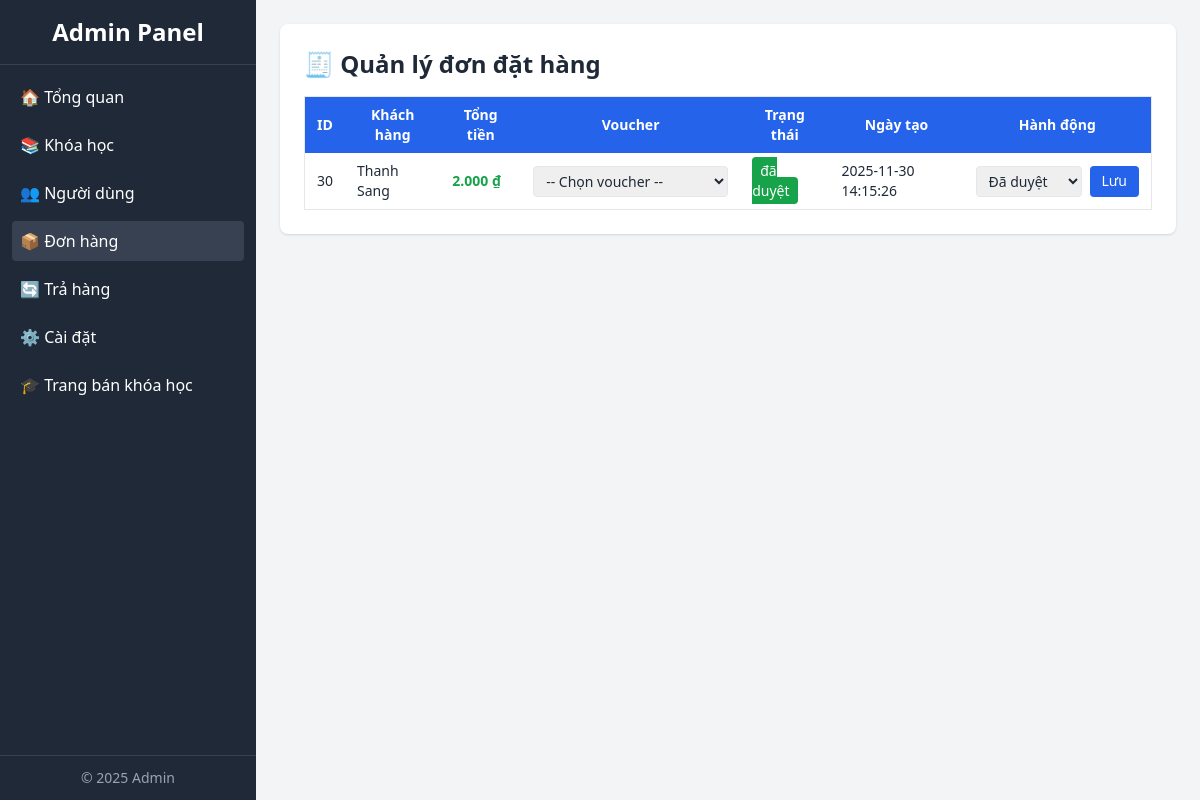
The page /page/admin/index.php?page=orders on the database as committed earlier.
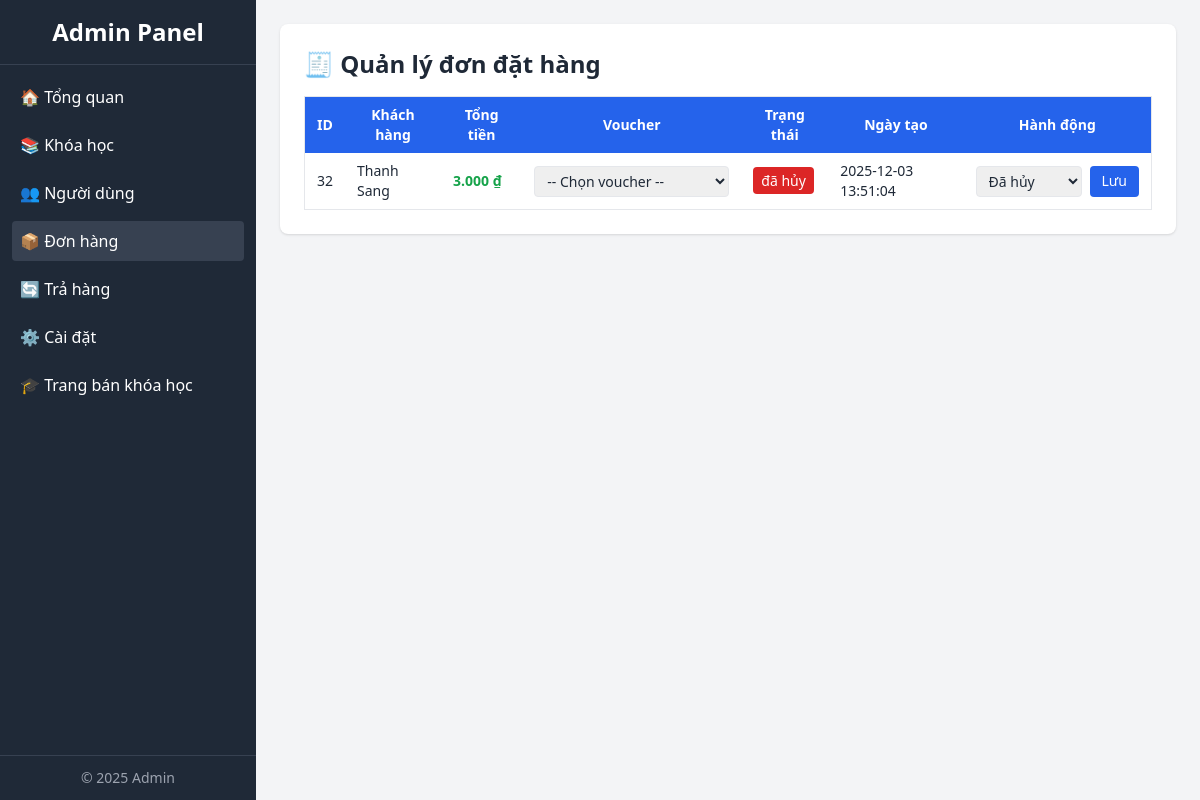
The same page on the database as committed later.
### tables this page shows
CREATE TABLE `orders` (
  `id` int(11) NOT NULL,
  `user_id` int(11) NOT NULL,
  `fullname` varchar(150) NOT NULL,
  `email` varchar(255) NOT NULL,
  `phone` varchar(20) NOT NULL,
  `address` varchar(255) NOT NULL,
  `tong_tien` decimal(10,2) NOT NULL,
  `trang_thai` enum('chờ duyệt','đã duyệt','đã hủy') DEFAULT 'chờ duyệt',
  `ngay_tao` datetime DEFAULT current_timestamp()
);

CREATE TABLE `users` (
  `id` int(11) NOT NULL,
  `username` varchar(100) NOT NULL,
  `fullname` varchar(150) DEFAULT NULL,
  `email` varchar(255) NOT NULL,
  `phone` varchar(20) DEFAULT NULL,
  `address` varchar(255) DEFAULT NULL,
  `password` varchar(255) NOT NULL,
  `role` enum('admin','user') NOT NULL DEFAULT 'user',
  `avatar` varchar(255) DEFAULT 'uploads/avatars/default.png',
  `created_at` datetime DEFAULT current_timestamp(),
  `updated_at` datetime DEFAULT current_timestamp() ON UPDATE current_timestamp()
);

### page/admin/index.php (called while the page is built)
<?php
include 'layout.php';

### controllers/OrderController.php (called while the page is built, shortened)
<?php
require_once __DIR__ . '/../models/Order.php';
class OrderController {
  public $model;
  public function __construct($conn) {
    $this->model = new Order($conn);
  }
  public function index() {
    return $this->model->getAll();
  }
}
?>

### models/Order.php (called while the page is built, shortened)
<?php
class Order {
  private $conn;
  public function __construct($conn) {
    $this->conn = $conn;
  }
  public function getAll() {
    $sql = "SELECT o.*, u.username
            FROM orders o
            JOIN users u ON u.id = o.user_id
            ORDER BY o.ngay_tao DESC";
    return $this->conn->query($sql);
  }
}
?>

### page/admin/pages/orders.php (the view, shortened to what this page needs)
<?php
require_once __DIR__ . '/../../../db.php';
require_once __DIR__ . '/../../../controllers/OrderController.php';
$db = new Database();
$conn = $db->connect();
$controller = new OrderController($conn);
$orders = $controller->index();
?>
<div class="bg-white shadow rounded-lg p-6">
  <h1 class="text-2xl font-bold mb-4">🧾 Quản lý đơn đặt hàng</h1>
  <div class="overflow-x-auto">
    <table class="w-full border text-sm">
      <thead class="bg-blue-600 text-white">
        <tr>
          <th class="px-3 py-2">ID</th>
          <th class="px-3 py-2">Khách hàng</th>
          <th class="px-3 py-2">Tổng tiền</th>
          <th class="px-3 py-2">Voucher</th>
          <th class="px-3 py-2">Trạng thái</th>
          <th class="px-3 py-2">Ngày tạo</th>
          <th class="px-3 py-2">Hành động</th>
        </tr>
      </thead>
      <tbody>
        <?php while ($order = $orders->fetch_assoc()): ?>
        <tr class="border-b hover:bg-gray-50">
          <td class="px-3 py-2"><?= $order['id'] ?></td>
          <td class="px-3 py-2"><?= htmlspecialchars($order['username']) ?></td>
          <td class="px-3 py-2 text-green-600 font-semibold"><?= number_format($order['tong_tien'], 0, ',', '.') ?> ₫</td>
          <td class="px-3 py-2">
            <form method="POST" class="inline-block">
              <select name="voucher_id" class="border rounded px-2 py-1 text-sm" onchange="this.form.submit()">
                <option value="">-- Chọn voucher --</option>
              </select>
            </form>
          </td>
          <td class="px-3 py-2">
            <span class="
              px-2 py-1 rounded text-white
              <?= $order['trang_thai'] === 'đã duyệt' ? 'bg-green-600' : ($order['trang_thai'] === 'đã hủy' ? 'bg-red-600' : 'bg-yellow-500') ?>
            ">
              <?= $order['trang_thai'] ?>
            </span>
          </td>
          <td class="px-3 py-2"><?= $order['ngay_tao'] ?></td>
          <td class="px-3 py-2">
            <form method="POST" class="flex gap-2">
              <select name="status" class="border rounded px-2 py-1 text-sm">
                <option value="đã duyệt" <?= $order['trang_thai'] === 'đã duyệt' ? 'selected' : '' ?>>Đã duyệt</option>
                <option value="đã hủy" <?= $order['trang_thai'] === 'đã hủy' ? 'selected' : '' ?>>Đã hủy</option>
              </select>
              <button name="update" class="bg-blue-600 hover:bg-blue-700 text-white px-3 py-1 rounded text-sm">Lưu</button>
            </form>
          </td>
        </tr>
        <?php endwhile; ?>
      </tbody>
    </table>
  </div>
</div>

### page/admin/layout.php (shortened to what this page needs)
<?php
$page = $_GET['page'] ?? 'dashboard';
?>
<!DOCTYPE html>
<html lang="vi">
<head>
  <script src="https://cdn.tailwindcss.com"></script>
</head>
<body class="bg-gray-100 text-gray-800">
  <div class="flex h-screen">
    <aside class="w-64 bg-gray-800 text-white flex flex-col">
      <div class="p-4 text-2xl font-bold text-center border-b border-gray-700">Admin Panel</div>
      <nav class="flex-1 p-3 space-y-2">
        <a href="?page=dashboard" class="block p-2 rounded hover:bg-gray-700 <?= $page=='dashboard'?'bg-gray-700':'' ?>">🏠 Tổng quan</a>
        <a href="?page=courses" class="block p-2 rounded hover:bg-gray-700 <?= $page=='courses'?'bg-gray-700':'' ?>">📚 Khóa học</a>
        <a href="?page=users" class="block p-2 rounded hover:bg-gray-700 <?= $page=='users'?'bg-gray-700':'' ?>">👥 Người dùng</a>
        <a href="?page=orders" class="block p-2 rounded hover:bg-gray-700 <?= $page=='orders'?'bg-gray-700':'' ?>">📦 Đơn hàng</a>
        <a href="?page=refunds" class="block p-2 rounded hover:bg-gray-700 <?= $page=='refunds'?'bg-gray-700':'' ?>">🔄 Trả hàng</a>
        <a href="?page=settings" class="block p-2 rounded hover:bg-gray-700 <?= $page=='settings'?'bg-gray-700':'' ?>">⚙️ Cài đặt</a>
       <a href="../../index.php" class="block p-2 rounded hover:bg-gray-700 <?= $page=='settings'?'bg-gray-700':'' ?>">🎓 Trang bán khóa học</a>
      </nav>
      <div class="p-3 border-t border-gray-700 text-center text-sm text-gray-400">© 2025 Admin</div>
    </aside>
    <main class="flex-1 overflow-y-auto p-6">
      <?php
        $file = __DIR__ . "/pages/{$page}.php";
        if (file_exists($file)) {
          include $file;
        } else {
          echo "<div class='text-center text-red-500 text-lg'>❌ Trang không tồn tại</div>";
        }
      ?>
    </main>
  </div>
</body>
</html>

Rows that differ between the two databases and show on the page:
removed orders: id "30", user.username "Thanh Sang", tong_tien "2.000", trang_thai "đã duyệt", ngay_tao "2025-11-30 14:15:26", status "Đã duyệt"
added orders: id "32", user.username "Thanh Sang", tong_tien "3.000", trang_thai "đã hủy", ngay_tao "2025-12-03 13:51:04", status "Đã hủy"
